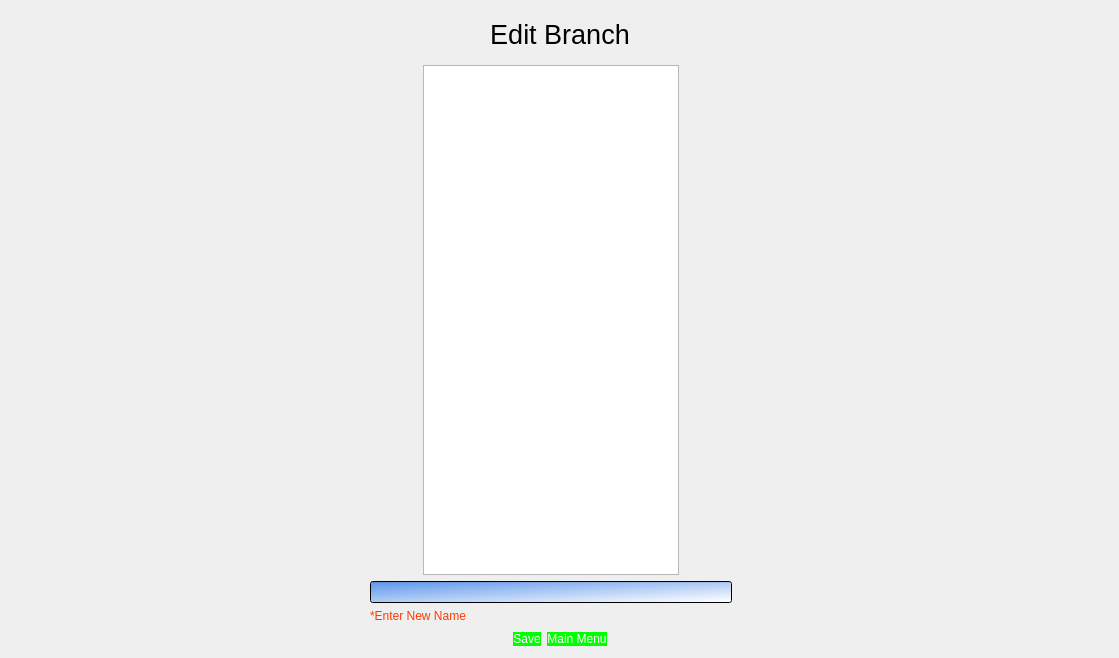
<?xml version="1.0" encoding="UTF-8"?>
<ui version="4.0">
 <class>EditBranch</class>
 <widget class="QMainWindow" name="EditBranch">
  <property name="geometry">
   <rect>
    <x>0</x>
    <y>0</y>
    <width>1119</width>
    <height>658</height>
   </rect>
  </property>
  <property name="windowTitle">
   <string>MainWindow</string>
  </property>
  <property name="styleSheet">
   <string notr="true">background-color: qlineargradient(spread:pad, x1:0, y1:0, x2:1, y2:1, stop:0 rgba(95, 151, 235, 255), stop:1 rgba(255, 255, 255, 255));

QPushButton-active {
	position: relative;
	top: 1px;
}

QPushButton{
	background-color: rgb(0, 255, 0);
	color: rgb(255, 255, 255);
	border-radius: 8px;
	border-style: outset;
}

QPushButton:hover {
	color: light-grey;
}</string>
  </property>
  <widget class="QWidget" name="centralwidget">
   <layout class="QGridLayout" name="gridLayout_4">
    <item row="0" column="0">
     <layout class="QGridLayout" name="gridLayout_3">
      <item row="4" column="0" colspan="2">
       <layout class="QHBoxLayout" name="horizontalLayout_2">
        <item>
         <spacer name="horizontalSpacer_2">
          <property name="orientation">
           <enum>Qt::Horizontal</enum>
          </property>
          <property name="sizeHint" stdset="0">
           <size>
            <width>258</width>
            <height>20</height>
           </size>
          </property>
         </spacer>
        </item>
        <item>
         <widget class="QPushButton" name="SaveButton">
          <property name="text">
           <string>Save</string>
          </property>
         </widget>
        </item>
        <item>
         <widget class="QPushButton" name="HomeButton">
          <property name="text">
           <string>Main Menu</string>
          </property>
         </widget>
        </item>
        <item>
         <spacer name="horizontalSpacer">
          <property name="orientation">
           <enum>Qt::Horizontal</enum>
          </property>
          <property name="sizeHint" stdset="0">
           <size>
            <width>228</width>
            <height>20</height>
           </size>
          </property>
         </spacer>
        </item>
       </layout>
      </item>
      <item row="0" column="0" rowspan="2" colspan="2">
       <layout class="QHBoxLayout" name="horizontalLayout">
        <item>
         <spacer name="horizontalSpacer_5">
          <property name="orientation">
           <enum>Qt::Horizontal</enum>
          </property>
          <property name="sizeHint" stdset="0">
           <size>
            <width>198</width>
            <height>20</height>
           </size>
          </property>
         </spacer>
        </item>
        <item>
         <widget class="QLabel" name="TitleLabel">
          <property name="minimumSize">
           <size>
            <width>220</width>
            <height>50</height>
           </size>
          </property>
          <property name="font">
           <font>
            <family>Arial</family>
            <pointsize>20</pointsize>
           </font>
          </property>
          <property name="text">
           <string>Edit Branch</string>
          </property>
          <property name="alignment">
           <set>Qt::AlignCenter</set>
          </property>
         </widget>
        </item>
        <item>
         <spacer name="horizontalSpacer_6">
          <property name="orientation">
           <enum>Qt::Horizontal</enum>
          </property>
          <property name="sizeType">
           <enum>QSizePolicy::Expanding</enum>
          </property>
          <property name="sizeHint" stdset="0">
           <size>
            <width>198</width>
            <height>20</height>
           </size>
          </property>
         </spacer>
        </item>
       </layout>
      </item>
      <item row="2" column="0" colspan="2">
       <layout class="QGridLayout" name="gridLayout_6">
        <property name="topMargin">
         <number>0</number>
        </property>
        <property name="rightMargin">
         <number>11</number>
        </property>
        <item row="2" column="1">
         <widget class="QLineEdit" name="BranchValue">
          <property name="palette">
           <palette>
            <active>
             <colorrole role="Button">
              <brush brushstyle="LinearGradientPattern">
               <gradient startx="0.000000000000000" starty="0.000000000000000" endx="1.000000000000000" endy="1.000000000000000" type="LinearGradient" spread="PadSpread" coordinatemode="ObjectBoundingMode">
                <gradientstop position="0.000000000000000">
                 <color alpha="255">
                  <red>95</red>
                  <green>151</green>
                  <blue>235</blue>
                 </color>
                </gradientstop>
                <gradientstop position="1.000000000000000">
                 <color alpha="255">
                  <red>255</red>
                  <green>255</green>
                  <blue>255</blue>
                 </color>
                </gradientstop>
               </gradient>
              </brush>
             </colorrole>
             <colorrole role="Base">
              <brush brushstyle="LinearGradientPattern">
               <gradient startx="0.000000000000000" starty="0.000000000000000" endx="1.000000000000000" endy="1.000000000000000" type="LinearGradient" spread="PadSpread" coordinatemode="ObjectBoundingMode">
                <gradientstop position="0.000000000000000">
                 <color alpha="255">
                  <red>95</red>
                  <green>151</green>
                  <blue>235</blue>
                 </color>
                </gradientstop>
                <gradientstop position="1.000000000000000">
                 <color alpha="255">
                  <red>255</red>
                  <green>255</green>
                  <blue>255</blue>
                 </color>
                </gradientstop>
               </gradient>
              </brush>
             </colorrole>
             <colorrole role="Window">
              <brush brushstyle="LinearGradientPattern">
               <gradient startx="0.000000000000000" starty="0.000000000000000" endx="1.000000000000000" endy="1.000000000000000" type="LinearGradient" spread="PadSpread" coordinatemode="ObjectBoundingMode">
                <gradientstop position="0.000000000000000">
                 <color alpha="255">
                  <red>95</red>
                  <green>151</green>
                  <blue>235</blue>
                 </color>
                </gradientstop>
                <gradientstop position="1.000000000000000">
                 <color alpha="255">
                  <red>255</red>
                  <green>255</green>
                  <blue>255</blue>
                 </color>
                </gradientstop>
               </gradient>
              </brush>
             </colorrole>
            </active>
            <inactive>
             <colorrole role="Button">
              <brush brushstyle="LinearGradientPattern">
               <gradient startx="0.000000000000000" starty="0.000000000000000" endx="1.000000000000000" endy="1.000000000000000" type="LinearGradient" spread="PadSpread" coordinatemode="ObjectBoundingMode">
                <gradientstop position="0.000000000000000">
                 <color alpha="255">
                  <red>95</red>
                  <green>151</green>
                  <blue>235</blue>
                 </color>
                </gradientstop>
                <gradientstop position="1.000000000000000">
                 <color alpha="255">
                  <red>255</red>
                  <green>255</green>
                  <blue>255</blue>
                 </color>
                </gradientstop>
               </gradient>
              </brush>
             </colorrole>
             <colorrole role="Base">
              <brush brushstyle="LinearGradientPattern">
               <gradient startx="0.000000000000000" starty="0.000000000000000" endx="1.000000000000000" endy="1.000000000000000" type="LinearGradient" spread="PadSpread" coordinatemode="ObjectBoundingMode">
                <gradientstop position="0.000000000000000">
                 <color alpha="255">
                  <red>95</red>
                  <green>151</green>
                  <blue>235</blue>
                 </color>
                </gradientstop>
                <gradientstop position="1.000000000000000">
                 <color alpha="255">
                  <red>255</red>
                  <green>255</green>
                  <blue>255</blue>
                 </color>
                </gradientstop>
               </gradient>
              </brush>
             </colorrole>
             <colorrole role="Window">
              <brush brushstyle="LinearGradientPattern">
               <gradient startx="0.000000000000000" starty="0.000000000000000" endx="1.000000000000000" endy="1.000000000000000" type="LinearGradient" spread="PadSpread" coordinatemode="ObjectBoundingMode">
                <gradientstop position="0.000000000000000">
                 <color alpha="255">
                  <red>95</red>
                  <green>151</green>
                  <blue>235</blue>
                 </color>
                </gradientstop>
                <gradientstop position="1.000000000000000">
                 <color alpha="255">
                  <red>255</red>
                  <green>255</green>
                  <blue>255</blue>
                 </color>
                </gradientstop>
               </gradient>
              </brush>
             </colorrole>
            </inactive>
            <disabled>
             <colorrole role="Button">
              <brush brushstyle="LinearGradientPattern">
               <gradient startx="0.000000000000000" starty="0.000000000000000" endx="1.000000000000000" endy="1.000000000000000" type="LinearGradient" spread="PadSpread" coordinatemode="ObjectBoundingMode">
                <gradientstop position="0.000000000000000">
                 <color alpha="255">
                  <red>95</red>
                  <green>151</green>
                  <blue>235</blue>
                 </color>
                </gradientstop>
                <gradientstop position="1.000000000000000">
                 <color alpha="255">
                  <red>255</red>
                  <green>255</green>
                  <blue>255</blue>
                 </color>
                </gradientstop>
               </gradient>
              </brush>
             </colorrole>
             <colorrole role="Base">
              <brush brushstyle="LinearGradientPattern">
               <gradient startx="0.000000000000000" starty="0.000000000000000" endx="1.000000000000000" endy="1.000000000000000" type="LinearGradient" spread="PadSpread" coordinatemode="ObjectBoundingMode">
                <gradientstop position="0.000000000000000">
                 <color alpha="255">
                  <red>95</red>
                  <green>151</green>
                  <blue>235</blue>
                 </color>
                </gradientstop>
                <gradientstop position="1.000000000000000">
                 <color alpha="255">
                  <red>255</red>
                  <green>255</green>
                  <blue>255</blue>
                 </color>
                </gradientstop>
               </gradient>
              </brush>
             </colorrole>
             <colorrole role="Window">
              <brush brushstyle="LinearGradientPattern">
               <gradient startx="0.000000000000000" starty="0.000000000000000" endx="1.000000000000000" endy="1.000000000000000" type="LinearGradient" spread="PadSpread" coordinatemode="ObjectBoundingMode">
                <gradientstop position="0.000000000000000">
                 <color alpha="255">
                  <red>95</red>
                  <green>151</green>
                  <blue>235</blue>
                 </color>
                </gradientstop>
                <gradientstop position="1.000000000000000">
                 <color alpha="255">
                  <red>255</red>
                  <green>255</green>
                  <blue>255</blue>
                 </color>
                </gradientstop>
               </gradient>
              </brush>
             </colorrole>
            </disabled>
           </palette>
          </property>
          <property name="autoFillBackground">
           <bool>false</bool>
          </property>
          <property name="styleSheet">
           <string notr="true"/>
          </property>
          <property name="text">
           <string/>
          </property>
         </widget>
        </item>
        <item row="4" column="1">
         <layout class="QVBoxLayout" name="verticalLayout_2"/>
        </item>
        <item row="2" column="2">
         <spacer name="horizontalSpacer_8">
          <property name="orientation">
           <enum>Qt::Horizontal</enum>
          </property>
          <property name="sizeHint" stdset="0">
           <size>
            <width>40</width>
            <height>20</height>
           </size>
          </property>
         </spacer>
        </item>
        <item row="2" column="0">
         <spacer name="horizontalSpacer_7">
          <property name="orientation">
           <enum>Qt::Horizontal</enum>
          </property>
          <property name="sizeHint" stdset="0">
           <size>
            <width>40</width>
            <height>20</height>
           </size>
          </property>
         </spacer>
        </item>
        <item row="0" column="1">
         <layout class="QHBoxLayout" name="horizontalLayout_3">
          <item>
           <spacer name="horizontalSpacer_3">
            <property name="orientation">
             <enum>Qt::Horizontal</enum>
            </property>
            <property name="sizeHint" stdset="0">
             <size>
              <width>40</width>
              <height>20</height>
             </size>
            </property>
           </spacer>
          </item>
          <item>
           <layout class="QGridLayout" name="gridLayout_7"/>
          </item>
          <item>
           <widget class="QGraphicsView" name="graphicsView"/>
          </item>
          <item>
           <spacer name="horizontalSpacer_4">
            <property name="orientation">
             <enum>Qt::Horizontal</enum>
            </property>
            <property name="sizeHint" stdset="0">
             <size>
              <width>40</width>
              <height>20</height>
             </size>
            </property>
           </spacer>
          </item>
         </layout>
        </item>
        <item row="3" column="1">
         <widget class="QLabel" name="MissingFieldLabel">
          <property name="palette">
           <palette>
            <active>
             <colorrole role="WindowText">
              <brush brushstyle="SolidPattern">
               <color alpha="255">
                <red>255</red>
                <green>59</green>
                <blue>0</blue>
               </color>
              </brush>
             </colorrole>
             <colorrole role="Button">
              <brush brushstyle="LinearGradientPattern">
               <gradient startx="0.000000000000000" starty="0.000000000000000" endx="1.000000000000000" endy="1.000000000000000" type="LinearGradient" spread="PadSpread" coordinatemode="ObjectBoundingMode">
                <gradientstop position="0.000000000000000">
                 <color alpha="255">
                  <red>95</red>
                  <green>151</green>
                  <blue>235</blue>
                 </color>
                </gradientstop>
                <gradientstop position="1.000000000000000">
                 <color alpha="255">
                  <red>255</red>
                  <green>255</green>
                  <blue>255</blue>
                 </color>
                </gradientstop>
               </gradient>
              </brush>
             </colorrole>
             <colorrole role="Text">
              <brush brushstyle="SolidPattern">
               <color alpha="255">
                <red>254</red>
                <green>0</green>
                <blue>0</blue>
               </color>
              </brush>
             </colorrole>
             <colorrole role="Base">
              <brush brushstyle="LinearGradientPattern">
               <gradient startx="0.000000000000000" starty="0.000000000000000" endx="1.000000000000000" endy="1.000000000000000" type="LinearGradient" spread="PadSpread" coordinatemode="ObjectBoundingMode">
                <gradientstop position="0.000000000000000">
                 <color alpha="255">
                  <red>95</red>
                  <green>151</green>
                  <blue>235</blue>
                 </color>
                </gradientstop>
                <gradientstop position="1.000000000000000">
                 <color alpha="255">
                  <red>255</red>
                  <green>255</green>
                  <blue>255</blue>
                 </color>
                </gradientstop>
               </gradient>
              </brush>
             </colorrole>
             <colorrole role="Window">
              <brush brushstyle="LinearGradientPattern">
               <gradient startx="0.000000000000000" starty="0.000000000000000" endx="1.000000000000000" endy="1.000000000000000" type="LinearGradient" spread="PadSpread" coordinatemode="ObjectBoundingMode">
                <gradientstop position="0.000000000000000">
                 <color alpha="255">
                  <red>95</red>
                  <green>151</green>
                  <blue>235</blue>
                 </color>
                </gradientstop>
                <gradientstop position="1.000000000000000">
                 <color alpha="255">
                  <red>255</red>
                  <green>255</green>
                  <blue>255</blue>
                 </color>
                </gradientstop>
               </gradient>
              </brush>
             </colorrole>
            </active>
            <inactive>
             <colorrole role="WindowText">
              <brush brushstyle="SolidPattern">
               <color alpha="255">
                <red>255</red>
                <green>59</green>
                <blue>0</blue>
               </color>
              </brush>
             </colorrole>
             <colorrole role="Button">
              <brush brushstyle="LinearGradientPattern">
               <gradient startx="0.000000000000000" starty="0.000000000000000" endx="1.000000000000000" endy="1.000000000000000" type="LinearGradient" spread="PadSpread" coordinatemode="ObjectBoundingMode">
                <gradientstop position="0.000000000000000">
                 <color alpha="255">
                  <red>95</red>
                  <green>151</green>
                  <blue>235</blue>
                 </color>
                </gradientstop>
                <gradientstop position="1.000000000000000">
                 <color alpha="255">
                  <red>255</red>
                  <green>255</green>
                  <blue>255</blue>
                 </color>
                </gradientstop>
               </gradient>
              </brush>
             </colorrole>
             <colorrole role="Text">
              <brush brushstyle="SolidPattern">
               <color alpha="255">
                <red>254</red>
                <green>0</green>
                <blue>0</blue>
               </color>
              </brush>
             </colorrole>
             <colorrole role="Base">
              <brush brushstyle="LinearGradientPattern">
               <gradient startx="0.000000000000000" starty="0.000000000000000" endx="1.000000000000000" endy="1.000000000000000" type="LinearGradient" spread="PadSpread" coordinatemode="ObjectBoundingMode">
                <gradientstop position="0.000000000000000">
                 <color alpha="255">
                  <red>95</red>
                  <green>151</green>
                  <blue>235</blue>
                 </color>
                </gradientstop>
                <gradientstop position="1.000000000000000">
                 <color alpha="255">
                  <red>255</red>
                  <green>255</green>
                  <blue>255</blue>
                 </color>
                </gradientstop>
               </gradient>
              </brush>
             </colorrole>
             <colorrole role="Window">
              <brush brushstyle="LinearGradientPattern">
               <gradient startx="0.000000000000000" starty="0.000000000000000" endx="1.000000000000000" endy="1.000000000000000" type="LinearGradient" spread="PadSpread" coordinatemode="ObjectBoundingMode">
                <gradientstop position="0.000000000000000">
                 <color alpha="255">
                  <red>95</red>
                  <green>151</green>
                  <blue>235</blue>
                 </color>
                </gradientstop>
                <gradientstop position="1.000000000000000">
                 <color alpha="255">
                  <red>255</red>
                  <green>255</green>
                  <blue>255</blue>
                 </color>
                </gradientstop>
               </gradient>
              </brush>
             </colorrole>
            </inactive>
            <disabled>
             <colorrole role="WindowText">
              <brush brushstyle="SolidPattern">
               <color alpha="255">
                <red>120</red>
                <green>120</green>
                <blue>120</blue>
               </color>
              </brush>
             </colorrole>
             <colorrole role="Button">
              <brush brushstyle="LinearGradientPattern">
               <gradient startx="0.000000000000000" starty="0.000000000000000" endx="1.000000000000000" endy="1.000000000000000" type="LinearGradient" spread="PadSpread" coordinatemode="ObjectBoundingMode">
                <gradientstop position="0.000000000000000">
                 <color alpha="255">
                  <red>95</red>
                  <green>151</green>
                  <blue>235</blue>
                 </color>
                </gradientstop>
                <gradientstop position="1.000000000000000">
                 <color alpha="255">
                  <red>255</red>
                  <green>255</green>
                  <blue>255</blue>
                 </color>
                </gradientstop>
               </gradient>
              </brush>
             </colorrole>
             <colorrole role="Text">
              <brush brushstyle="SolidPattern">
               <color alpha="255">
                <red>120</red>
                <green>120</green>
                <blue>120</blue>
               </color>
              </brush>
             </colorrole>
             <colorrole role="Base">
              <brush brushstyle="LinearGradientPattern">
               <gradient startx="0.000000000000000" starty="0.000000000000000" endx="1.000000000000000" endy="1.000000000000000" type="LinearGradient" spread="PadSpread" coordinatemode="ObjectBoundingMode">
                <gradientstop position="0.000000000000000">
                 <color alpha="255">
                  <red>95</red>
                  <green>151</green>
                  <blue>235</blue>
                 </color>
                </gradientstop>
                <gradientstop position="1.000000000000000">
                 <color alpha="255">
                  <red>255</red>
                  <green>255</green>
                  <blue>255</blue>
                 </color>
                </gradientstop>
               </gradient>
              </brush>
             </colorrole>
             <colorrole role="Window">
              <brush brushstyle="LinearGradientPattern">
               <gradient startx="0.000000000000000" starty="0.000000000000000" endx="1.000000000000000" endy="1.000000000000000" type="LinearGradient" spread="PadSpread" coordinatemode="ObjectBoundingMode">
                <gradientstop position="0.000000000000000">
                 <color alpha="255">
                  <red>95</red>
                  <green>151</green>
                  <blue>235</blue>
                 </color>
                </gradientstop>
                <gradientstop position="1.000000000000000">
                 <color alpha="255">
                  <red>255</red>
                  <green>255</green>
                  <blue>255</blue>
                 </color>
                </gradientstop>
               </gradient>
              </brush>
             </colorrole>
            </disabled>
           </palette>
          </property>
          <property name="font">
           <font>
            <family>Arial</family>
           </font>
          </property>
          <property name="styleSheet">
           <string notr="true"/>
          </property>
          <property name="text">
           <string>*Enter New Name</string>
          </property>
         </widget>
        </item>
        <item row="0" column="2">
         <widget class="QLabel" name="label">
          <property name="text">
           <string/>
          </property>
         </widget>
        </item>
       </layout>
      </item>
     </layout>
    </item>
   </layout>
  </widget>
 </widget>
 <resources/>
 <connections/>
</ui>
